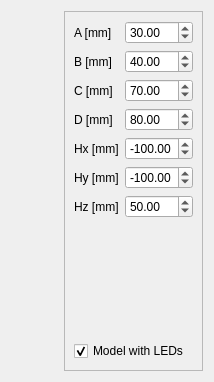
              <widget class="QWidget" name="page_4">
               <layout class="QHBoxLayout" name="horizontalLayout_10">
                <item>
                 <widget class="QLabel" name="label_30">
                  <property name="sizePolicy">
                   <sizepolicy hsizetype="Preferred" vsizetype="Minimum">
                    <horstretch>0</horstretch>
                    <verstretch>0</verstretch>
                   </sizepolicy>
                  </property>
                  <property name="text">
                   <string/>
                  </property>
                  <property name="pixmap">
                   <pixmap resource="ltr_rc.qrc">:/ltr/clip_small.png</pixmap>
                  </property>
                  <property name="scaledContents">
                   <bool>false</bool>
                  </property>
                 </widget>
                </item>
                <item>
                 <spacer name="horizontalSpacer_13">
                  <property name="orientation">
                   <enum>Qt::Horizontal</enum>
                  </property>
                  <property name="sizeHint" stdset="0">
                   <size>
                    <width>40</width>
                    <height>20</height>
                   </size>
                  </property>
                 </spacer>
                </item>
                <item>
                 <widget class="QFrame" name="frame_4">
                  <property name="sizePolicy">
                   <sizepolicy hsizetype="Preferred" vsizetype="Preferred">
                    <horstretch>0</horstretch>
                    <verstretch>0</verstretch>
                   </sizepolicy>
                  </property>
                  <property name="frameShape">
                   <enum>QFrame::StyledPanel</enum>
                  </property>
                  <property name="frameShadow">
                   <enum>QFrame::Raised</enum>
                  </property>
                  <layout class="QVBoxLayout" name="verticalLayout_11">
                   <item>
                    <layout class="QGridLayout" name="gridLayout_3">
                     <item row="0" column="0">
                      <widget class="QLabel" name="label_3">
                       <property name="text">
                        <string>A [mm]</string>
                       </property>
                      </widget>
                     </item>
                     <item row="0" column="1">
                      <widget class="QDoubleSpinBox" name="ClipA">
                       <property name="minimum">
                        <double>1.000000000000000</double>
                       </property>
                       <property name="maximum">
                        <double>999.990000000000009</double>
                       </property>
                       <property name="value">
                        <double>30.000000000000000</double>
                       </property>
                      </widget>
                     </item>
                     <item row="1" column="1">
                      <widget class="QDoubleSpinBox" name="ClipB">
                       <property name="minimum">
                        <double>1.000000000000000</double>
                       </property>
                       <property name="maximum">
                        <double>999.990000000000009</double>
                       </property>
                       <property name="value">
                        <double>40.000000000000000</double>
                       </property>
                      </widget>
                     </item>
                     <item row="1" column="0">
                      <widget class="QLabel" name="label_34">
                       <property name="text">
                        <string>B [mm]</string>
                       </property>
                      </widget>
                     </item>
                     <item row="2" column="0">
                      <widget class="QLabel" name="label_35">
                       <property name="text">
                        <string>C [mm]</string>
                       </property>
                      </widget>
                     </item>
                     <item row="2" column="1">
                      <widget class="QDoubleSpinBox" name="ClipC">
                       <property name="minimum">
                        <double>1.000000000000000</double>
                       </property>
                       <property name="maximum">
                        <double>999.990000000000009</double>
                       </property>
                       <property name="value">
                        <double>70.000000000000000</double>
                       </property>
                      </widget>
                     </item>
                     <item row="5" column="0">
                      <widget class="QLabel" name="label_36">
                       <property name="text">
                        <string>Hy [mm]</string>
                       </property>
                      </widget>
                     </item>
                     <item row="5" column="1">
                      <widget class="QDoubleSpinBox" name="ClipHy">
                       <property name="minimum">
                        <double>-999.990000000000009</double>
                       </property>
                       <property name="maximum">
                        <double>999.990000000000009</double>
                       </property>
                       <property name="value">
                        <double>-100.000000000000000</double>
                       </property>
                      </widget>
                     </item>
                     <item row="6" column="0">
                      <widget class="QLabel" name="label_37">
                       <property name="text">
                        <string>Hz [mm]</string>
                       </property>
                      </widget>
                     </item>
                     <item row="6" column="1">
                      <widget class="QDoubleSpinBox" name="ClipHz">
                       <property name="minimum">
                        <double>-999.990000000000009</double>
                       </property>
                       <property name="maximum">
                        <double>999.990000000000009</double>
                       </property>
                       <property name="value">
                        <double>50.000000000000000</double>
                       </property>
                      </widget>
                     </item>
                     <item row="3" column="0">
                      <widget class="QLabel" name="label_38">
                       <property name="text">
                        <string>D [mm]</string>
                       </property>
                      </widget>
                     </item>
                     <item row="3" column="1">
                      <widget class="QDoubleSpinBox" name="ClipD">
                       <property name="minimum">
                        <double>1.000000000000000</double>
                       </property>
                       <property name="maximum">
                        <double>999.990000000000009</double>
                       </property>
                       <property name="value">
                        <double>80.000000000000000</double>
                       </property>
                      </widget>
                     </item>
                     <item row="4" column="0">
                      <widget class="QLabel" name="label_39">
                       <property name="text">
                        <string>Hx [mm]</string>
                       </property>
                      </widget>
                     </item>
                     <item row="4" column="1">
                      <widget class="QDoubleSpinBox" name="ClipHx">
                       <property name="minimum">
                        <double>-999.990000000000009</double>
                       </property>
                       <property name="maximum">
                        <double>999.990000000000009</double>
                       </property>
                       <property name="value">
                        <double>-100.000000000000000</double>
                       </property>
                      </widget>
                     </item>
                    </layout>
                   </item>
                   <item>
                    <spacer name="verticalSpacer_6">
                     <property name="orientation">
                      <enum>Qt::Vertical</enum>
                     </property>
                     <property name="sizeHint" stdset="0">
                      <size>
                       <width>20</width>
                       <height>117</height>
                      </size>
                     </property>
                    </spacer>
                   </item>
                   <item>
                    <widget class="QCheckBox" name="ClipLeds">
                     <property name="text">
                      <string>Model with LEDs</string>
                     </property>
                     <property name="checked">
                      <bool>true</bool>
                     </property>
                    </widget>
                   </item>
                  </layout>
                 </widget>
                </item>
               </layout>
              </widget>
